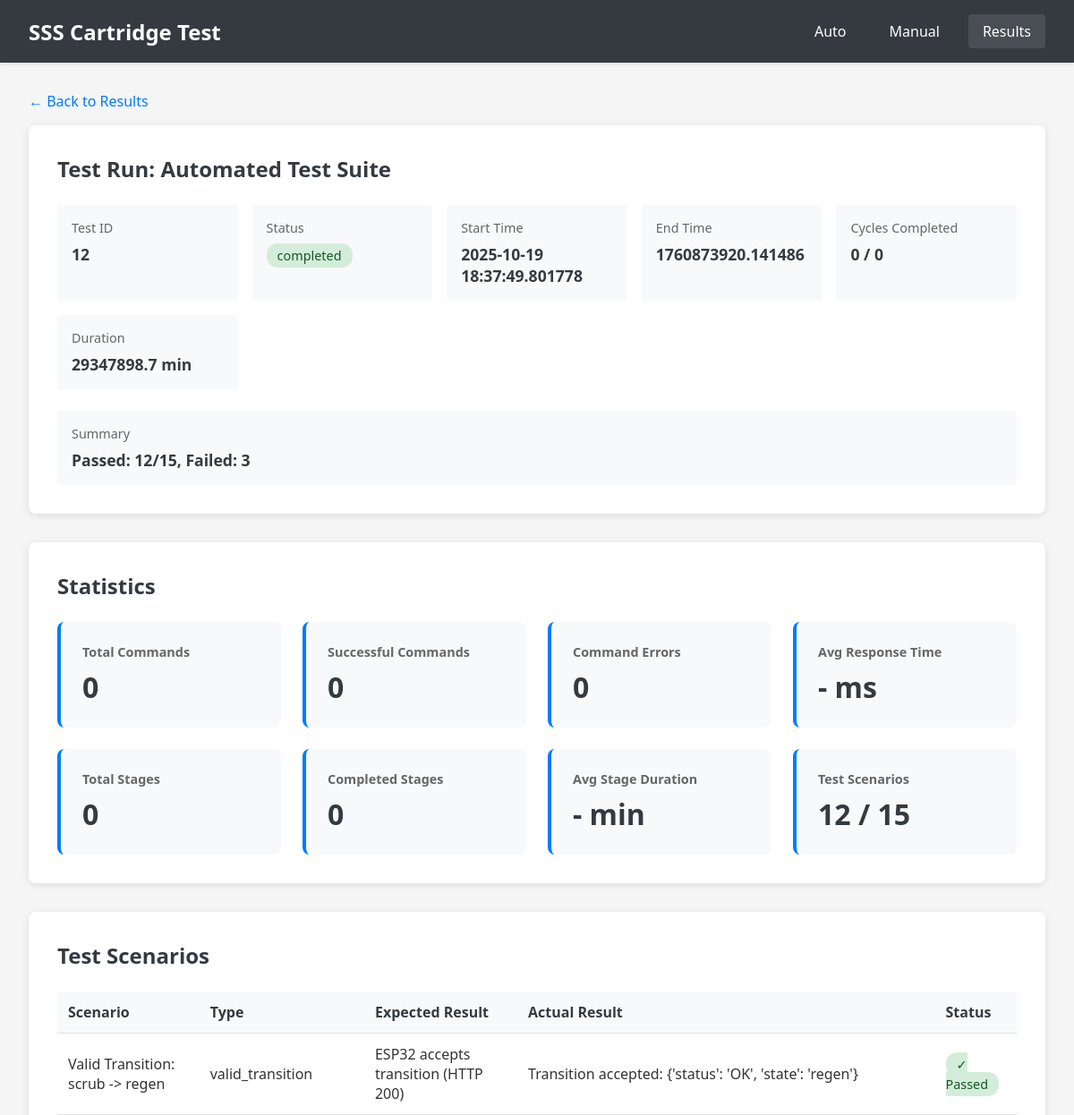
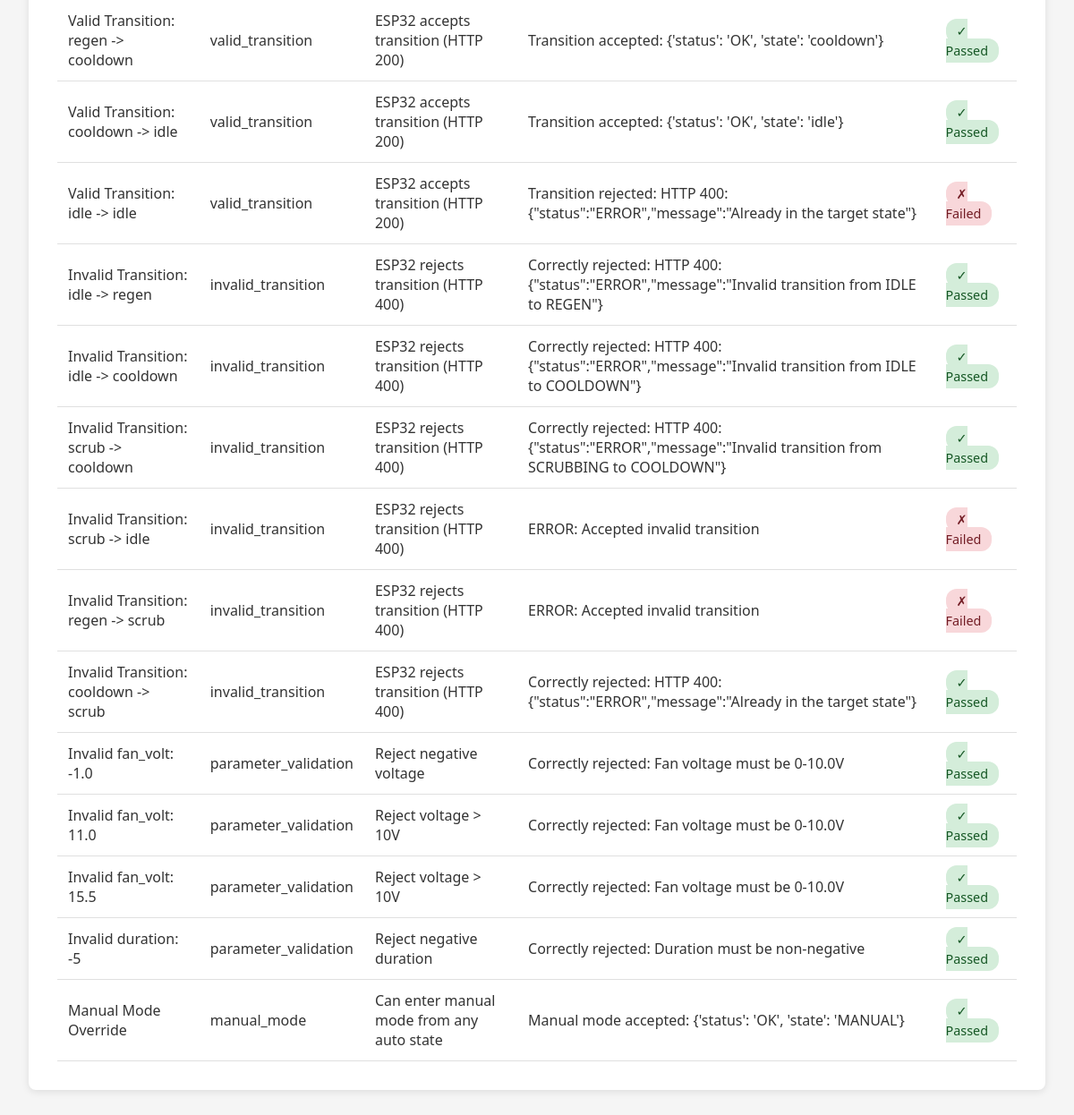
Page /results/12 on the committed database (2 pictures, top to bottom).
### tables this page shows
CREATE TABLE test_runs (
                    id INTEGER PRIMARY KEY AUTOINCREMENT,
                    name TEXT NOT NULL,
                    start_time TIMESTAMP NOT NULL,
                    end_time TIMESTAMP,
                    status TEXT NOT NULL,
                    total_cycles INTEGER,
                    completed_cycles INTEGER DEFAULT 0,
                    config TEXT NOT NULL,
                    result_summary TEXT,
                    created_at TIMESTAMP DEFAULT CURRENT_TIMESTAMP
                );

CREATE TABLE test_scenarios (
                    id INTEGER PRIMARY KEY AUTOINCREMENT,
                    test_run_id INTEGER NOT NULL,
                    scenario_name TEXT NOT NULL,
                    scenario_type TEXT NOT NULL,
                    start_time TIMESTAMP NOT NULL,
                    end_time TIMESTAMP,
                    expected_result TEXT,
                    actual_result TEXT,
                    passed BOOLEAN,
                    error_message TEXT,
                    FOREIGN KEY (test_run_id) REFERENCES test_runs(id)
                );

### Test_web_server_enverid/app.py (the view)
@app.route('/results/<int:test_run_id>')
def test_run_details(test_run_id):
    test_run = db.get_test_run(test_run_id)
    if not test_run:
        return jsonify({'error': 'Test run not found'}), 404
    cycles = db.get_cycle_executions(test_run_id)
    commands = db.get_esp32_commands(test_run_id=test_run_id)
    scenarios = db.get_test_scenarios(test_run_id)
    statistics = db.get_test_run_statistics(test_run_id)
    return render_template('test_details.html',
                         test_run=test_run,
                         cycles=cycles,
                         commands=commands,
                         scenarios=scenarios,
                         statistics=statistics)

### Test_web_server_enverid/database.py (called while the page is built)
    @contextmanager
    def get_connection(self):
        conn = sqlite3.connect(self.db_path)
        conn.row_factory = sqlite3.Row
        try:
            yield conn
            conn.commit()
        except Exception as e:
            conn.rollback()
            raise e
        finally:
            conn.close()

    def get_test_run(self, test_run_id: int) -> Optional[Dict]:
        with self.get_connection() as conn:
            cursor = conn.cursor()
            cursor.execute('SELECT * FROM test_runs WHERE id = ?', (test_run_id,))
            row = cursor.fetchone()
            return dict(row) if row else None

    def get_cycle_executions(self, test_run_id: int) -> List[Dict]:
        with self.get_connection() as conn:
            cursor = conn.cursor()
            cursor.execute('''
                SELECT * FROM cycle_executions
                WHERE test_run_id = ?
                ORDER BY cycle_number, start_time
            ''', (test_run_id,))
            return [dict(row) for row in cursor.fetchall()]

    def get_esp32_commands(self, test_run_id: Optional[int] = None,
                          cycle_execution_id: Optional[int] = None,
                          limit: int = 100) -> List[Dict]:
        with self.get_connection() as conn:
            cursor = conn.cursor()
            query = 'SELECT * FROM esp32_commands WHERE 1=1'
            params = []
            if test_run_id is not None:
                query += ' AND test_run_id = ?'
                params.append(test_run_id)
            if cycle_execution_id is not None:
                query += ' AND cycle_execution_id = ?'
                params.append(cycle_execution_id)
            query += ' ORDER BY timestamp DESC LIMIT ?'
            params.append(limit)
            cursor.execute(query, params)
            return [dict(row) for row in cursor.fetchall()]

    def get_test_scenarios(self, test_run_id: int) -> List[Dict]:
        with self.get_connection() as conn:
            cursor = conn.cursor()
            cursor.execute('''
                SELECT * FROM test_scenarios
                WHERE test_run_id = ?
                ORDER BY start_time
            ''', (test_run_id,))
            return [dict(row) for row in cursor.fetchall()]

### Test_web_server_enverid/templates/test_details.html (shortened to what this page needs)
<!DOCTYPE html>
<html lang="en">
<head>
    <link rel="stylesheet" href="{{ url_for('static', filename='css/style.css') }}">
</head>
<body>
    <nav class="navbar">
        <div class="nav-brand">SSS Cartridge Test</div>
        <div class="nav-menu">
            <a href="/">Auto</a>
            <a href="/manual">Manual</a>
            <a href="/results" class="active">Results</a>
        </div>
    </nav>
    <div class="details-container">
        <a href="/results" class="back-link">← Back to Results</a>
        <div class="section">
            <h2>Test Run: {{ test_run['name'] }}</h2>
            <div class="info-grid">
                <div class="info-item">
                    <label>Test ID</label>
                    <value>{{ test_run['id'] }}</value>
                </div>
                <div class="info-item">
                    <label>Status</label>
                    <value>
                        <span class="status-badge status-{{ test_run['status'] }}">
                            {{ test_run['status'] }}
                        </span>
                    </value>
                </div>
                <div class="info-item">
                    <label>Start Time</label>
                    <value>{{ test_run['start_time'] }}</value>
                </div>
                <div class="info-item">
                    <label>End Time</label>
                    <value>{{ test_run['end_time'] if test_run['end_time'] else 'Running...' }}</value>
                </div>
                <div class="info-item">
                    <label>Cycles Completed</label>
                    <value>{{ test_run['completed_cycles'] }} / {{ test_run['total_cycles'] }}</value>
                </div>
                <div class="info-item">
                    <label>Duration</label>
                    <value>
                        {% if test_run['end_time'] %}
                            {{ "%.1f"|format((test_run['end_time']|float - test_run['start_time']|float) / 60) }} min
                        {% else %}
                            In progress
                        {% endif %}
                    </value>
                </div>
            </div>
            {% if test_run['result_summary'] %}
            <div class="info-item" style="margin-top: 1rem;">
                <label>Summary</label>
                <value>{{ test_run['result_summary'] }}</value>
            </div>
            {% endif %}
        </div>
        {% if statistics %}
        <div class="section">
            <h2>Statistics</h2>
            <div class="stats-grid">
                <div class="stat-card">
                    <h3>Total Commands</h3>
                    <div class="stat-value">{{ statistics['commands']['total'] or 0 }}</div>
                </div>
                <div class="stat-card">
                    <h3>Successful Commands</h3>
                    <div class="stat-value">{{ statistics['commands']['successful'] or 0 }}</div>
                </div>
                <div class="stat-card">
                    <h3>Command Errors</h3>
                    <div class="stat-value">{{ statistics['commands']['errors'] or 0 }}</div>
                </div>
                <div class="stat-card">
                    <h3>Avg Response Time</h3>
                    <div class="stat-value">
                        {% if statistics['commands']['avg_duration_ms'] %}
                            {{ "%.0f"|format(statistics['commands']['avg_duration_ms']) }} ms
                        {% else %}
                            - ms
                        {% endif %}
                    </div>
                </div>
                <div class="stat-card">
                    <h3>Total Stages</h3>
                    <div class="stat-value">{{ statistics['cycles']['total_stages'] or 0 }}</div>
                </div>
                <div class="stat-card">
                    <h3>Completed Stages</h3>
                    <div class="stat-value">{{ statistics['cycles']['completed_stages'] or 0 }}</div>
                </div>
                <div class="stat-card">
                    <h3>Avg Stage Duration</h3>
                    <div class="stat-value">
                        {% if statistics['cycles']['avg_stage_duration_sec'] %}
                            {{ "%.1f"|format(statistics['cycles']['avg_stage_duration_sec'] / 60) }} min
                        {% else %}
                            - min
                        {% endif %}
                    </div>
                </div>
                {% if statistics['scenarios']['total_scenarios'] and statistics['scenarios']['total_scenarios'] > 0 %}
                <div class="stat-card">
                    <h3>Test Scenarios</h3>
                    <div class="stat-value">
                        {{ statistics['scenarios']['passed_scenarios'] or 0 }} / {{ statistics['scenarios']['total_scenarios'] }}
                    </div>
                </div>
                {% endif %}
            </div>
        </div>
        {% endif %}
        {% if scenarios and scenarios|length > 0 %}
        <div class="section">
            <h2>Test Scenarios</h2>
            <table class="commands-table">
                <thead>
                    <tr>
                        <th>Scenario</th>
                        <th>Type</th>
                        <th>Expected Result</th>
                        <th>Actual Result</th>
                        <th>Status</th>
                    </tr>
                </thead>
                <tbody>
                    {% for scenario in scenarios %}
                    <tr>
                        <td>{{ scenario['scenario_name'] }}</td>
                        <td>{{ scenario['scenario_type'] }}</td>
                        <td>{{ scenario['expected_result'] }}</td>
                        <td>{{ scenario['actual_result'] or '-' }}</td>
                        <td>
                            {% if scenario['passed'] == 1 %}
                                <span class="status-badge status-completed">✓ Passed</span>
                            {% elif scenario['passed'] == 0 %}
                                <span class="status-badge status-error">✗ Failed</span>
                            {% else %}
                                <span class="status-badge">Pending</span>
                            {% endif %}
                        </td>
                    </tr>
                    {% endfor %}
                </tbody>
            </table>
        </div>
        {% endif %}
    </div>
</body>
</html>

### Test_web_server_enverid/static/css/style.css (style rules this page uses)
:root { --primary-color: #007bff; --success-color: #28a745; --danger-color: #dc3545; --warning-color: #ffc107; --info-color: #17a2b8; --secondary-color: #6c757d; --dark-color: #343a40; --light-color: #f8f9fa; --online-color: #28a745; --offline-color: #dc3545; }
* { margin: 0; padding: 0; box-sizing: border-box; }
body { font-family: 'Segoe UI', Tahoma, Geneva, Verdana, sans-serif; background-color: #f5f5f5; color: #333; }
.navbar { background-color: var(--dark-color); color: white; padding: 1rem 2rem; display: flex; justify-content: space-between; align-items: center; box-shadow: 0 2px 4px rgba(0,0,0,0.1); }
.nav-brand { font-size: 1.5rem; font-weight: bold; }
.nav-menu { display: flex; gap: 1rem; align-items: center; }
.nav-menu a { color: white; text-decoration: none; padding: 0.5rem 1rem; border-radius: 4px; transition: background-color 0.3s; }
.nav-menu a:hover, .nav-menu a.active { background-color: rgba(255,255,255,0.1); }
.status-badge { padding: 0.25rem 0.75rem; border-radius: 12px; font-size: 0.9rem; font-weight: 500; }
.status-completed { background-color: #d4edda; color: #155724; }
.status-stopped, .status-error, .status-failed { background-color: #f8d7da; color: #721c24; }
table { width: 100%; border-collapse: collapse; }
th, td { padding: 1rem; text-align: left; border-bottom: 1px solid #e0e0e0; }
th { background-color: #f8f9fa; font-weight: 600; color: var(--dark-color); }

### Test_web_server_enverid/templates/test_details.html (style rules this page uses)
.details-container { max-width: 1400px; margin: 2rem auto; padding: 0 2rem; }
.section { background: white; border-radius: 8px; padding: 2rem; margin-bottom: 2rem; box-shadow: 0 2px 8px rgba(0,0,0,0.1); }
.section h2 { margin-bottom: 1.5rem; color: #343a40; }
.info-grid { display: grid; grid-template-columns: repeat(auto-fit, minmax(200px, 1fr)); gap: 1rem; margin-bottom: 1.5rem; }
.info-item { padding: 1rem; background: #f8f9fa; border-radius: 4px; }
.info-item label { display: block; font-size: 0.9rem; color: #666; margin-bottom: 0.5rem; }
.info-item value { display: block; font-size: 1.1rem; font-weight: 600; color: #343a40; }
.cycles-table, .commands-table { width: 100%; border-collapse: collapse; margin-top: 1rem; }
.cycles-table th, .cycles-table td, .commands-table th, .commands-table td { padding: 0.75rem; text-align: left; border-bottom: 1px solid #e0e0e0; }
.cycles-table th, .commands-table th { background-color: #f8f9fa; font-weight: 600; }
.stats-grid { display: grid; grid-template-columns: repeat(auto-fit, minmax(250px, 1fr)); gap: 1.5rem; }
.stat-card { background: #f8f9fa; padding: 1.5rem; border-radius: 8px; border-left: 4px solid #007bff; }
.stat-card h3 { font-size: 0.9rem; color: #666; margin-bottom: 0.5rem; }
.stat-value { font-size: 2rem; font-weight: bold; color: #343a40; }
.back-link { display: inline-block; margin-bottom: 1rem; color: #007bff; text-decoration: none; }

### rows in the picture
test_runs: name "Automated Test Suite", id "12", status "completed", start_time "2025-10-19 18:37:49.801778", end_time "1760873920.141486", completed_cycles "0", total_cycles "0", end_time+start_time "29347898.7", result_summary "Passed: 12/15, Failed: 3"
test_scenarios: scenario_name "Valid Transition: scrub -> regen", scenario_type "valid_transition", expected_result "ESP32 accepts transition (HTTP 200)", actual_result "Transition accepted: {'status': 'OK', 'state': 'regen'}", passed "✓ Passed"
test_scenarios: scenario_name "Valid Transition: regen -> cooldown", scenario_type "valid_transition", expected_result "ESP32 accepts transition (HTTP 200)", actual_result "Transition accepted: {'status': 'OK', 'state': 'cooldown'}", passed "✓ Passed"
test_scenarios: scenario_name "Valid Transition: cooldown -> idle", scenario_type "valid_transition", expected_result "ESP32 accepts transition (HTTP 200)", actual_result "Transition accepted: {'status': 'OK', 'state': 'idle'}", passed "✓ Passed"
test_scenarios: scenario_name "Valid Transition: idle -> idle", scenario_type "valid_transition", expected_result "ESP32 accepts transition (HTTP 200)", actual_result "Transition rejected: HTTP 400: {\"status\":\"ERROR\",\"message\":\"Already in the target state\"}", passed "✗ Failed"
test_scenarios: scenario_name "Invalid Transition: idle -> regen", scenario_type "invalid_transition", expected_result "ESP32 rejects transition (HTTP 400)", actual_result "Correctly rejected: HTTP 400: {\"status\":\"ERROR\",\"message\":\"Invalid transition from IDLE to REGEN\"}", passed "✓ Passed"
test_scenarios: scenario_name "Invalid Transition: idle -> cooldown", scenario_type "invalid_transition", expected_result "ESP32 rejects transition (HTTP 400)", actual_result "Correctly rejected: HTTP 400: {\"status\":\"ERROR\",\"message\":\"Invalid transition from IDLE to COOLDOWN\"}", passed "✓ Passed"
test_scenarios: scenario_name "Invalid Transition: scrub -> cooldown", scenario_type "invalid_transition", expected_result "ESP32 rejects transition (HTTP 400)", actual_result "Correctly rejected: HTTP 400: {\"status\":\"ERROR\",\"message\":\"Invalid transition from SCRUBBING to COOLDOWN\"}", passed "✓ Passed"
test_scenarios: scenario_name "Invalid Transition: scrub -> idle", scenario_type "invalid_transition", expected_result "ESP32 rejects transition (HTTP 400)", actual_result "ERROR: Accepted invalid transition", passed "✗ Failed"
test_scenarios: scenario_name "Invalid Transition: regen -> scrub", scenario_type "invalid_transition", expected_result "ESP32 rejects transition (HTTP 400)", actual_result "ERROR: Accepted invalid transition", passed "✗ Failed"
test_scenarios: scenario_name "Invalid Transition: cooldown -> scrub", scenario_type "invalid_transition", expected_result "ESP32 rejects transition (HTTP 400)", actual_result "Correctly rejected: HTTP 400: {\"status\":\"ERROR\",\"message\":\"Already in the target state\"}", passed "✓ Passed"
test_scenarios: scenario_name "Invalid fan_volt: -1.0", scenario_type "parameter_validation", expected_result "Reject negative voltage", actual_result "Correctly rejected: Fan voltage must be 0-10.0V", passed "✓ Passed"
test_scenarios: scenario_name "Invalid fan_volt: 11.0", scenario_type "parameter_validation", expected_result "Reject voltage > 10V", actual_result "Correctly rejected: Fan voltage must be 0-10.0V", passed "✓ Passed"
test_scenarios: scenario_name "Invalid fan_volt: 15.5", scenario_type "parameter_validation", expected_result "Reject voltage > 10V", actual_result "Correctly rejected: Fan voltage must be 0-10.0V", passed "✓ Passed"
test_scenarios: scenario_name "Invalid duration: -5", scenario_type "parameter_validation", expected_result "Reject negative duration", actual_result "Correctly rejected: Duration must be non-negative", passed "✓ Passed"
test_scenarios: scenario_name "Manual Mode Override", scenario_type "manual_mode", expected_result "Can enter manual mode from any auto state", actual_result "Manual mode accepted: {'status': 'OK', 'state': 'MANUAL'}", passed "✓ Passed"

### other values in the picture
{{ statistics['commands']['total'] or 0 }} "0"
{{ statistics['commands']['successful'] or 0 }} "0"
{{ statistics['commands']['errors'] or 0 }} "0"
{{ statistics['cycles']['total_stages'] or 0 }} "0"
{{ statistics['cycles']['completed_stages'] or 0 }} "0"
{{ statistics['scenarios']['passed_scenarios'] or 0 }} "12"
{{ statistics['scenarios']['total_scenarios'] }} "15"
